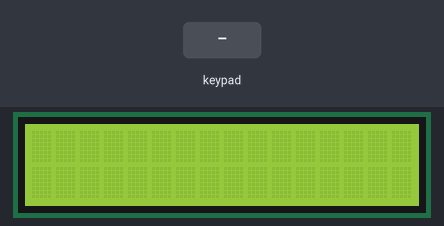
The sketch below on a simulated Arduino Uno, built with avr-gcc and run on an emulated ATmega328P. On the bench: 16×2 character LCD. Inputs (shaded band) come from the test bench.

Above: at 1.2 s.
1.3 s: keypad keys 6 7 8 9 # pressed 0.4 s apart
At 3.9 s:
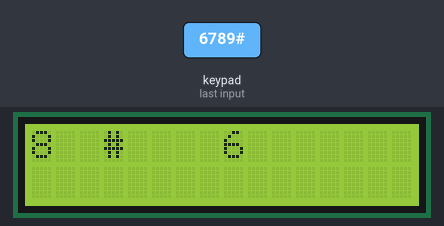
4.8 s: key 'A' pressed
At 6.0 s:
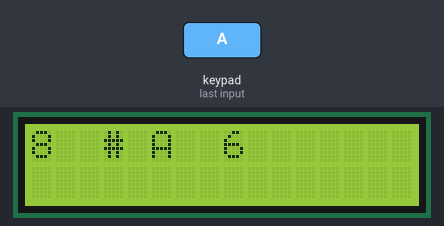
6.3 s: keypad keys 6 7 8 9 * pressed 0.4 s apart
At 8.6 s:
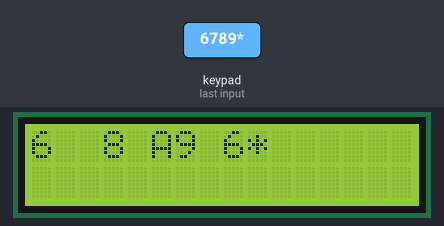
9.8 s: key 'B' pressed
At 10.1 s:
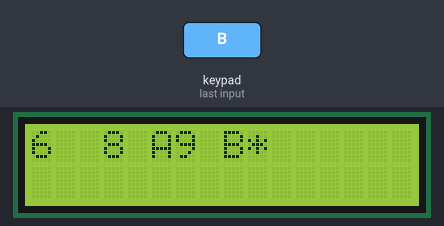
11.3 s: keypad keys 6 7 8 9 A pressed 0.4 s apart
At 13.7 s:
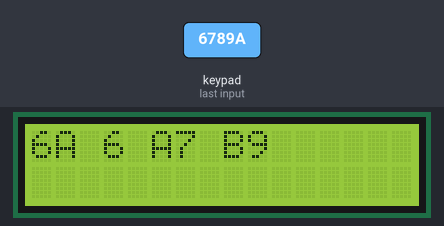
14.8 s: key 'C' pressed
At 15.2 s:
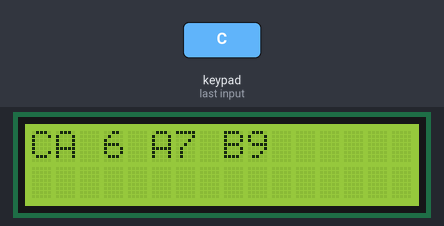
Timing chart, 0 to 17.3 s (numbered marks = the images above; inputs shaded):
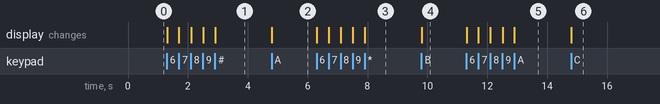

Measured:
- after the input at 1.3 s, the display: first changes at once (image 1 shows a later state)
- after the input at 4.8 s, the display: changes at once (image 2)
- after the input at 6.3 s, the display: first changes at once (image 3 shows a later state)
- after the input at 9.8 s, the display: changes at once (image 4)
- after the input at 11.3 s, the display: first changes at once (image 5 shows a later state)
- after the input at 14.8 s, the display: changes at once (image 6)

The sketch:

program.ino
```cpp
#include <Key.h>
#include <Keypad.h>
#include <Wire.h>
#include <LiquidCrystal.h>
LiquidCrystal lcd(12,11,5,4,3,2);
const byte ROWS = 4 ;
const byte COLS = 4 ;
char hexkey [ROWS][COLS]={
  {'1','2','3','A'},
  {'4','5','6','B'},
  {'7','8','9','C'},
  {'*','0','#','D'}
};
byte rowpin[ROWS] = {A0,A1,A2,A3};
byte colpin[COLS] = {6,7,8,9};
Keypad custokeypad = Keypad(makeKeymap(hexkey),rowpin,colpin,ROWS,COLS);
void setup() {
  // put your setup code here, to run once:
  lcd.begin(16,2);
}
void loop() {
  // put your main code here, to run repeatedly: int b ;b = a++ ;
  for(int a = 0;a<=10;a++){
   lcd.setCursor(a,0);
char keyvalue = custokeypad.getKey();
if (keyvalue)
{
  lcd.print(keyvalue);

}
  }
}
```
